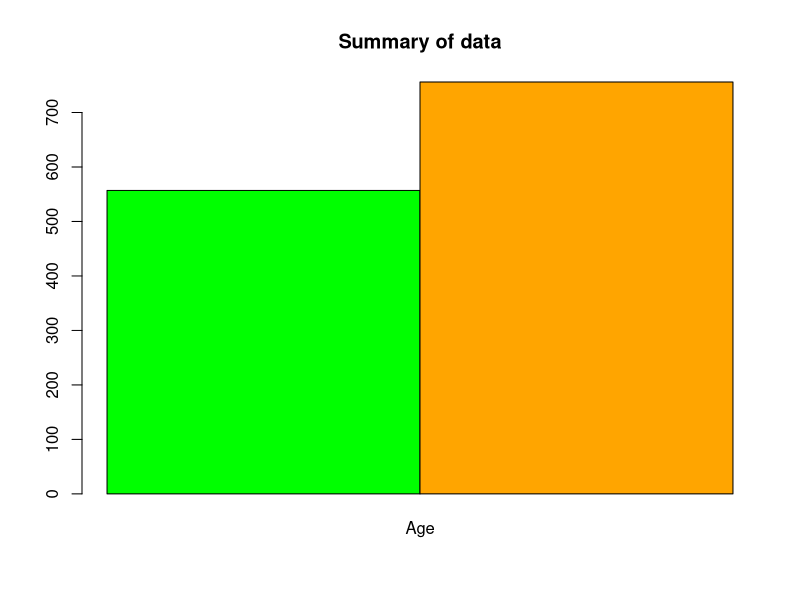
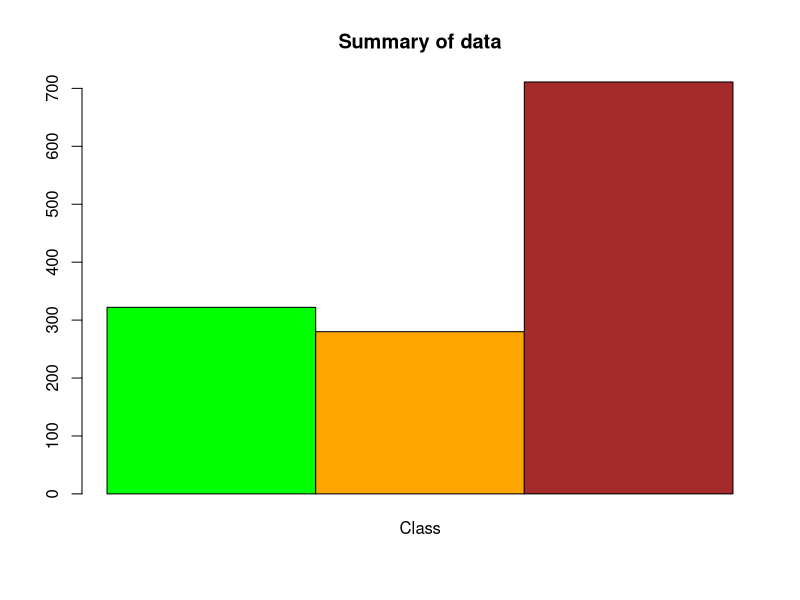

Reproduce these figures in R, in order.
## ---- chunk 1
# nolint start: indentation_linter.
data <- read.table("../data/titanic.txt", header = TRUE)
data <- data.frame(data)
data_size <- length(data$Name)
data_not_na <- data[!is.na(data$Age), ]
data_na <- data[is.na(data$Age), ]
p_class <- data$PClass
sex <- data$Sex
## ---- chunk 2
colors <- c("green", "orange", "brown")
plot_labels <- c("Age defined", "Class", "Sex")
plot_data <- matrix(
    data = c(
        length(data_na$Age), length(data_not_na$Age), 0,
        sum(p_class == "1st"), sum(p_class == "2nd"), sum(p_class == "3rd"),
        sum(sex == "female"), sum(sex == "male"), 0
    ),
    nrow = 3, byrow = FALSE
)
barplot(
    matrix(c(length(data_na$Age), length(data_not_na$Age)), ncol = 1),
    main = "Summary of data",
    names.arg = "Age",
    col = colors,
    # ylim = data_size,
    beside = TRUE
)
barplot(
    matrix(c(
        sum(p_class == "1st"), sum(p_class == "2nd"),
        sum(p_class == "3rd")
    ), ncol = 1),
    main = "Summary of data",
    names.arg = "Class",
    col = colors,
    # ylim = data_size,
    beside = TRUE
)
## ---- chunk 3
# nolint end
